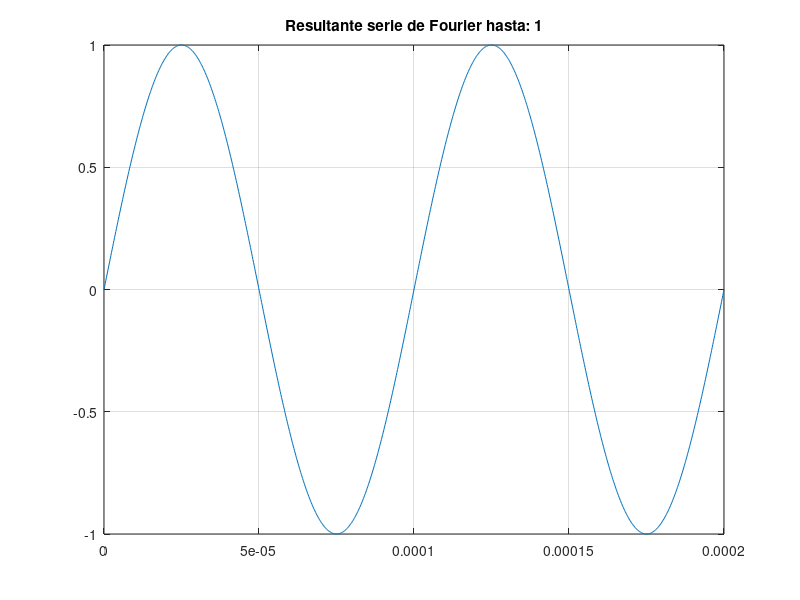

Recreate this plot in MATLAB.
clc
clear global
close all

% ENTRADAS
frecuencia = 10e3;
repeticiones = 1; % numero impar
resolucion = 1000;
cantidadPeriodos = 2;

% PROCESOS
tiempo = linspace(0,cantidadPeriodos/frecuencia,resolucion);

for coeficiente = 1.0:+2.0:repeticiones
    componente = (1/coeficiente)*sin(2*pi*coeficiente*frecuencia*tiempo);
    if coeficiente == 1
        cuadrada = componente;
    else
       cuadrada = cuadrada + componente; 
    end       
end

texto = cat(2,'Resultante serie de Fourier hasta: ', num2str(repeticiones));

figure(1)
plot(tiempo,cuadrada)
title(texto)
grid on
